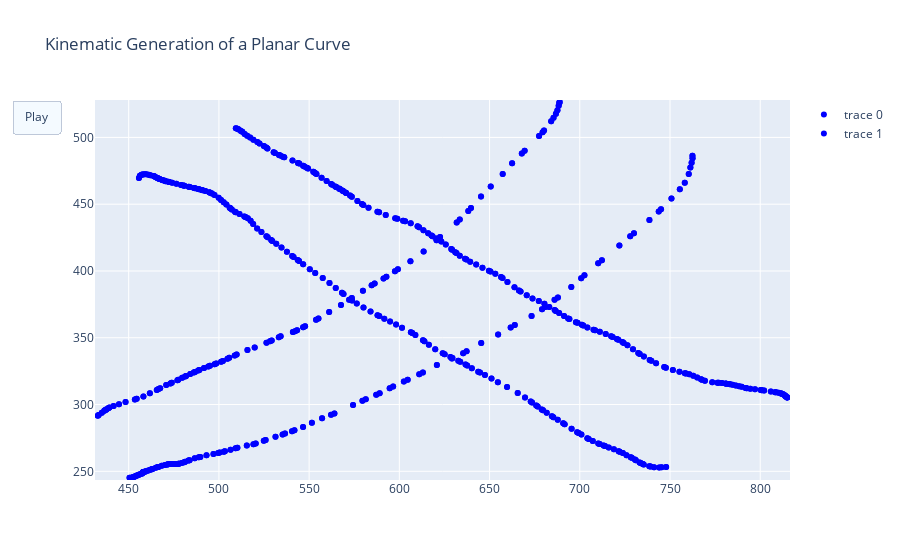

Notebook code for this chart:
### Code cell
import plotly.graph_objects as go

# Generate curve data
x = df['X']
y = df[' Y']
xm = np.min(x) - 1.5
xM = np.max(x) + 1.5
ym = np.min(y) - 1.5
yM = np.max(y) + 1.5

# Create figure
fig = go.Figure(
    data=[go.Scatter(x=x, y=y,
                     mode="markers",
                     line=dict(width=2, color="blue")),
          go.Scatter(x=x, y=y,
                     mode="markers",
                     line=dict(width=2, color="blue"))],
    layout=go.Layout(
        xaxis=dict(range=[xm, xM], autorange=False, zeroline=False),
        yaxis=dict(range=[ym, yM], autorange=False, zeroline=False),
        title_text="Kinematic Generation of a Planar Curve", hovermode="closest",
        updatemenus=[dict(type="buttons",
                          buttons=[dict(label="Play",
                                        method="animate",
                                        args=[None, {"frame": {"duration": 50, 
                                                                        "redraw": False},
                                                              "fromcurrent": True, 
                                                              "transition": {"duration": 0}}])])]),
    frames=[go.Frame(
        data=[go.Scatter(
            x=[df['X'].loc[k]],
            y=[df[' Y'].loc[k]],
            mode="markers",
            marker=dict(color="red", size=15))])

        for k in range(526)]
)

fig.show()

### Figure 1 — Plotly figure (JSON) as saved in the notebook; plotly's stock layout.template omitted (floating-point values rounded to 4 significant figures; data arrays with more than 128 entries replaced by an {"elided": "..."} marker saying what was removed)
{"data": [{"line": {"color": "blue", "width": 2}, "mode": "markers", "type": "scatter", "x": {"elided": "529 float values"}, "y": {"elided": "529 float values"}}, {"line": {"color": "blue", "width": 2}, "mode": "markers", "type": "scatter", "x": {"elided": "529 float values"}, "y": {"elided": "529 float values"}}], "layout": {"hovermode": "closest", "title": {"text": "Kinematic Generation of a Planar Curve"}, "updatemenus": [{"buttons": [{"args": [null, {"frame": {"duration": 50, "redraw": false}, "fromcurrent": true, "transition": {"duration": 0}}], "label": "Play", "method": "animate"}], "type": "buttons"}], "xaxis": {"autorange": false, "range": [431.3, 816.5], "zeroline": false}, "yaxis": {"autorange": false, "range": [243.5, 528.0], "zeroline": false}}}
